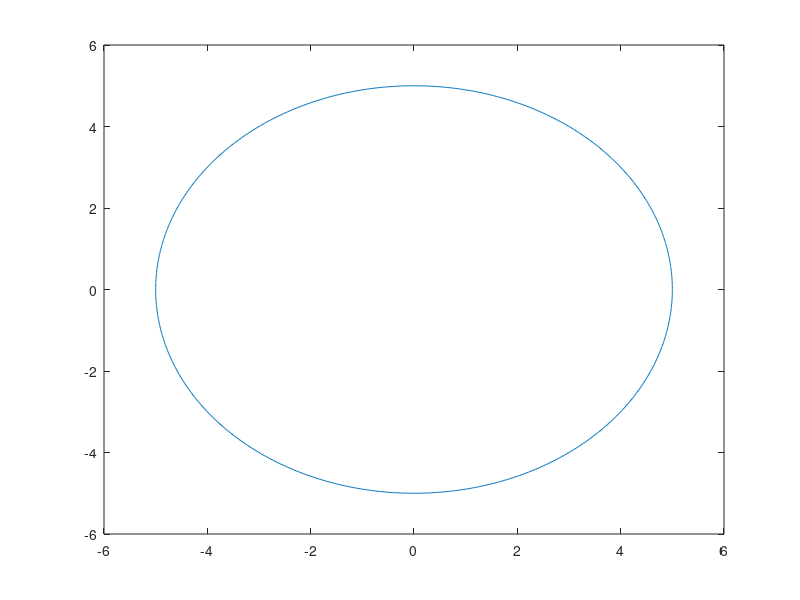

MATLAB code to generate this figure: (Note: this script raises an error after producing the figure.)
R = 5;
r = 1;
theta = linspace(0,2*pi,1000);
x = (R)*cos(theta);
y = (R)*sin(theta);
plot(x,y)
hold on
alpha = linspace(0,2*pi,1000);

a = (R+r)*cos(theta)+r*cos((R-r)/r*theta);
b = (R+r)*sin(theta)+r*sin((R-r)/r*theta); 
h=plot(a,b,'EraseMode','xor');
m = (R+r)*cos(theta);
n = (R+r)*sin(theta);
g=plot(m,n,'EraseMode','xor');
% tic
for i =1:1000
   a = (R+r)*cos(theta/1000*i)+r*cos((R-r)/r*alpha/1000*i);
   b = (R+r)*sin(theta/1000*i)+r*sin((R-r)/r*alpha/1000*i); 
   set(h,'ydata',b,'xdata',a);
%    m = (R+r)*cos(theta/1000*i);
%    n = (R+r)*sin(theta/1000*i);
%    set(g,'ydata',n,'xdata',m);
   drawnow;
end
% toc


